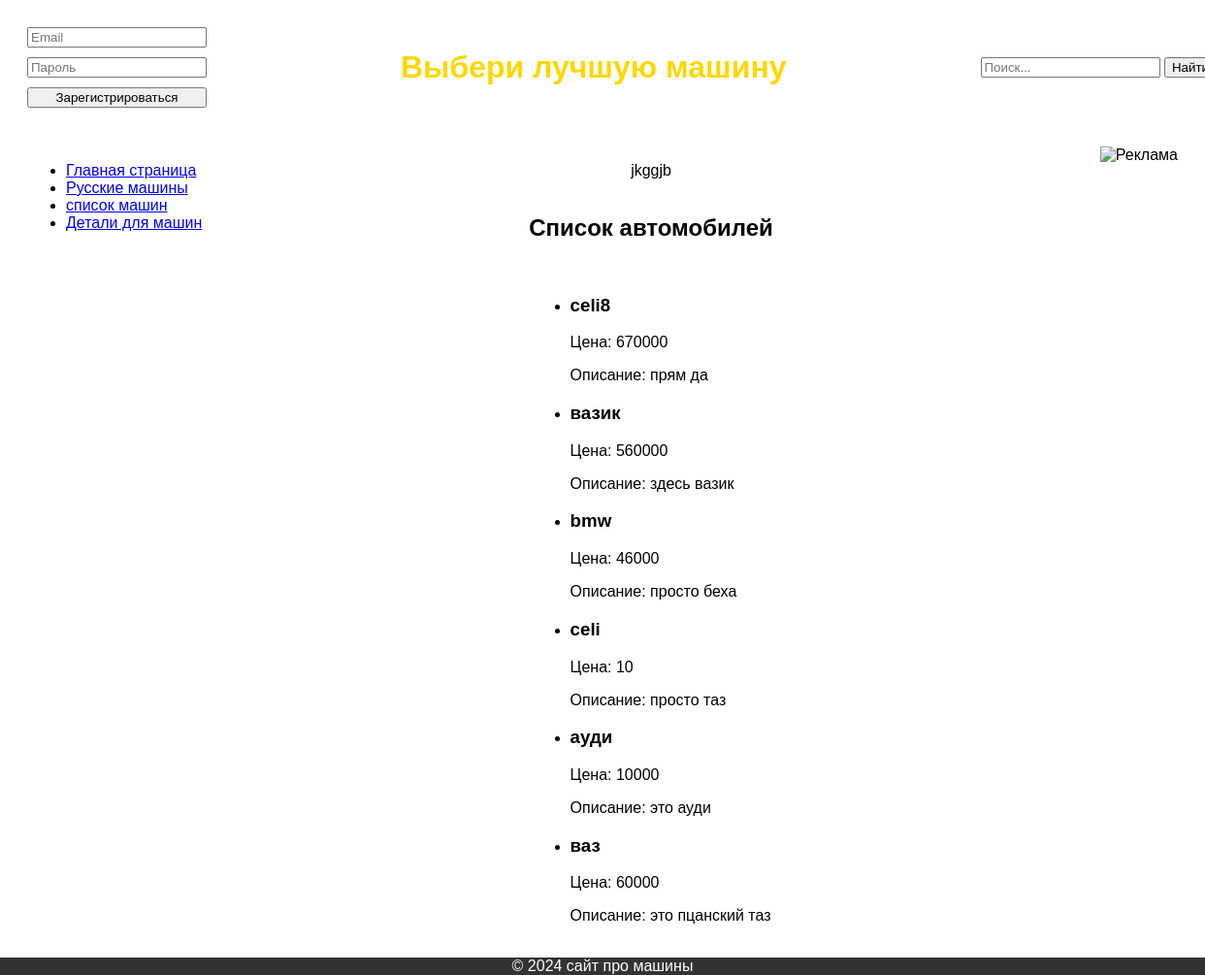
/cars, run on the app's committed database.
### main/models.py (models this page shows, shortened)
class Car(models.Model):
    model = models.CharField(max_length=200)
    price = models.IntegerField()
    description_auto = models.TextField()

### main/views.py (the view)
# urls.py: path('cars', views.car_list, name='car'),
def car_list(request):
    cars = Car.objects.all().order_by('-id')  # Получаем все объекты модели Car
    return render(request, 'main/car.html', {'cars': cars})

### main/templates/main/car.html (shortened to what this page needs)
{% extends "base.html" %}
{% block content %}
<h2>Список автомобилей</h2>
<ul>
{% for car in cars %}
    <li>
        <h3>{{ car.model }}</h3>
        <p>Цена: {{ car.price }}</p>
        <p>Описание: {{ car.description_auto }}</p>
    </li>
{% empty %}
    <li>В списке нет автомобилей.</li>
{% endfor %}
</ul>
{% endblock %}

### main/templates/base.html (shortened to what this page needs)
<!DOCTYPE html>
<html lang="ru">
<head>
</head>
<body>
<div class="container">
    <header>
        <form action="/register" method="post" class="auth-form">
            <input type="email" name="email" placeholder="Email">
            <input type="password" name="password" placeholder="Пароль">
            <button type="submit">Зарегистрироваться</button>
        </form>
        <h1>Выбери лучшую машину</h1>
        <form action="/search" method="get" class="search-form">
            <input type="text" name="query" placeholder="Поиск...">
            <button type="submit">Найти</button>
        </form>
    </header>
    <div class="content">
        <nav>
            <ul>
                <li><a href="{% url 'home' %}">Главная страница</a></li>
                <li><a href="{% url 'russian_car' %}">Русские машины</a></li>
                <li><a href="{% url 'car' %}">список машин</a></li>
                <li><a href="{% url 'details' %}">Детали для машин</a></li>
            </ul>
        </nav>
        <main>
            <p>jkggjb</p>
            {% block content %}
            {% endblock %}
        </main>
        <aside>
            <img src="ad.jpg" alt="Реклама">
        </aside>
    </div>
</div>
<footer>
    &copy; 2024 сайт про машины
</footer>
</body>
</html>

### main/templates/base.html (style rules this page uses)
body { background-image: url('https://avatars.mds.yandex.net/i?id=38b080860be1eacfa38cce527f5c80d0_l-8358323-images-thumbs&n=13'); background-size: cover; font-family: Arial, sans-serif; }
.container { display: flex; flex-direction: column; align-items: stretch; height: calc(100vh - 60px); }
header { width: 100%; text-align: center; padding: 20px 0; }
header { display: flex; justify-content: space-between; align-items: center; padding: 20px; }
.auth-form { display: flex; flex-direction: column; gap: 10px; }
.search-form { margin-left: auto; }
h1 { color: gold; flex-grow: 1; text-align: center; }
.content { display: flex; flex-grow: 1; }
nav, aside { padding: 20px; background-color: rgba(255, 255, 255); }
main { flex-grow: 1; padding: 20px; background-color: rgba(255, 255, 255, 0.5); display: flex; justify-content: center; align-items: center; flex-direction: column; }
footer { position: fixed; left: 0; bottom: 0; width: 100%; background-color: #333; color: white; text-align: center; }

### data on the page
Car: model "celi8", price "670000", description_auto "прям да"
Car: model "вазик", price "560000", description_auto "здесь вазик"
Car: model "bmw", price "46000", description_auto "просто беха"
Car: model "celi", price "10", description_auto "просто таз"
Car: model "ауди", price "10000", description_auto "это ауди"
Car: model "ваз", price "60000", description_auto "это пцанский таз"
